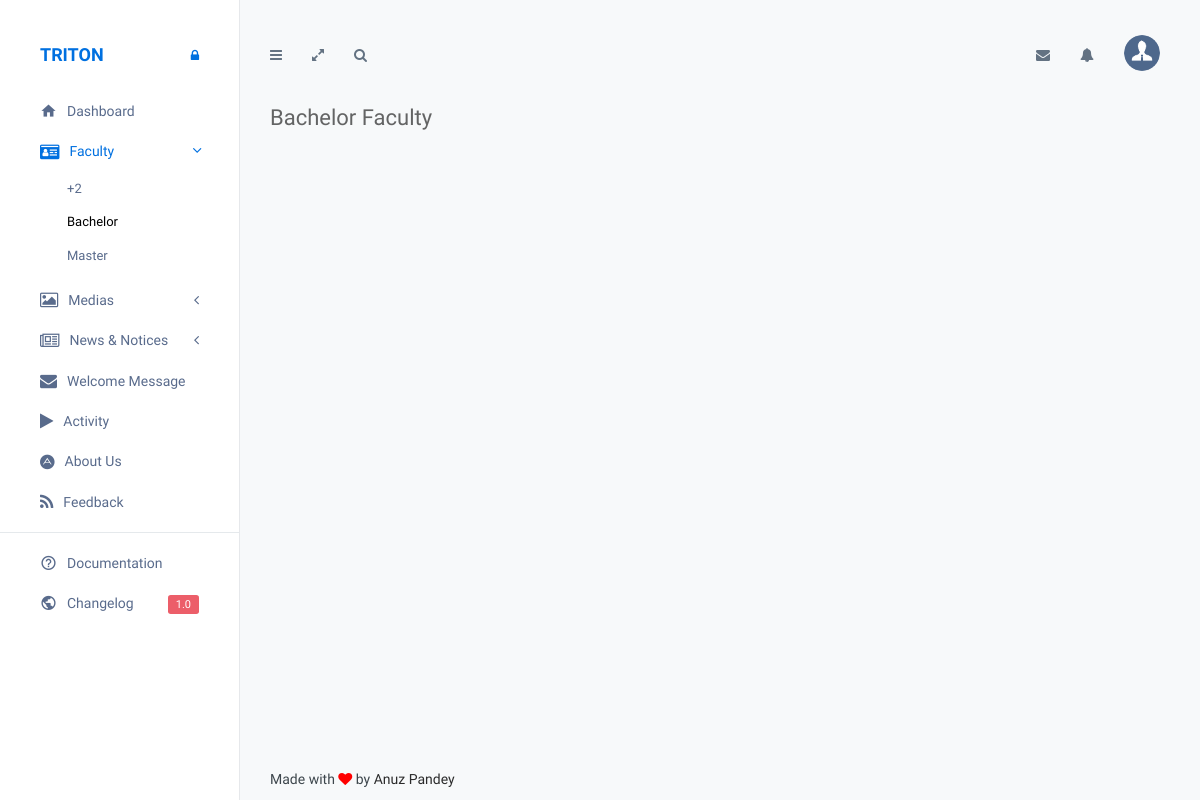
Before: /cpanel/bachelorFaculty.php (signed in) with the older database file.
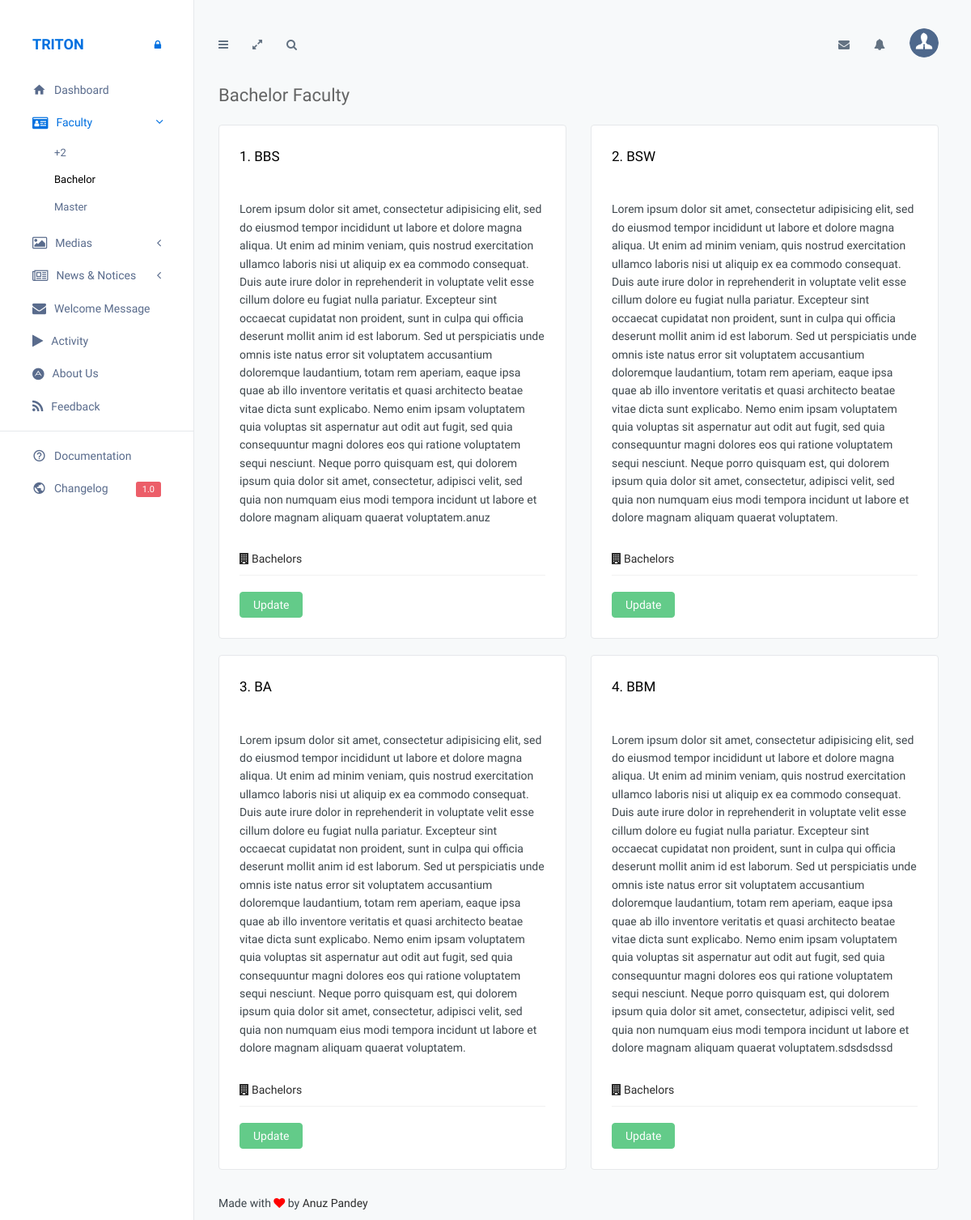
After: the same page with the newer database file.
### tables this page shows
CREATE TABLE `tbl_bachelorfaculty` (
  `faculty_id` int(11) NOT NULL,
  `faculty` varchar(50) NOT NULL,
  `description` text NOT NULL,
  `featured_image` varchar(100) NOT NULL
);

### cpanel/bachelorFaculty.php (the view, shortened to what the changed rows need)
<?php
require_once('../connection.php');
	?>
<!DOCTYPE html>
<html lang="en">
<head>
    <link href="../assets/plugins/bootstrap/css/bootstrap.min.css" rel="stylesheet">
    <link href="../assets/plugins/font-awesome/css/font-awesome.min.css" rel="stylesheet">
    <link href="../assets/plugins/icomoon/style.css" rel="stylesheet">
    <link href="../assets/plugins/uniform/css/default.css" rel="stylesheet" />
    <link href="../assets/plugins/switchery/switchery.min.css" rel="stylesheet" />
    <link href="../assets/plugins/nvd3/nv.d3.min.css" rel="stylesheet">
    <link href="../assets/plugins/switchery/switchery.min.css" rel="stylesheet" />
    <link href="../assets/plugins/dropzone/dropzone.min.css" rel="stylesheet">
    <link href="../assets/plugins/plupload/js/jquery.plupload.queue/css/jquery.plupload.queue.css" rel="stylesheet" type="text/css" />
    <link href="../assets/css/triton.css" rel="stylesheet">
    <link href="../assets/css/themes/admin.css" rel="stylesheet">
    <link href="../assets/css/custom.css" rel="stylesheet">
</head>
<body>
    <div class="page-container">
        <div class="page-content">
            <div class="page-inner">
                <div id="main-wrapper">
                    <div class="row">
	<?php
	$query_check = "SELECT * FROM tbl_bachelorFaculty";
	$result = $conn->query( $query_check );
	?>
		<?php
		while($data = $result->fetch_array())
		{
			?>
                        <div class="col-md-6">
                            <div class="profile-timeline">
                                <ul class="list-unstyled">
                                    <li class="timeline-item">
                                        <div class="panel panel-white">
                                            <div class="panel-body">
                                                <div class="timeline-item-header">
                                                    <p><?php echo  $data['faculty_id']; ?>. <?php echo $data['faculty']; ?></p><br>
                                                </div>
                                                <div class="timeline-item-post">
                                                    <p>
                                                     <?php echo $data['description']; ?>
                                                    </p>
                                                    <div class="timeline-options">
                                                        <a><i class="fa fa-building"></i>Bachelors</a>
                                                    </div>
                                                </div>
                                            </div>
                                            <a class="btn btn-success" href="updateBachelorFaculty.php?id=<?php echo $data['faculty_id']; ?>">Update</a>
                                        </div>
                                    </li>
                                </ul>
                            </div>
                        </div>
			<?php
		}
		?>
                    </div>
                </div>
            </div>
        </div>
    </div>
</body>
</html>

Changed rows visible on the page:
added tbl_bachelorfaculty: faculty_id "1", faculty "BBS", description "Lorem ipsum dolor sit amet, consectetur adipisicing elit, sed do eiusmod tempor incididunt ut labore et dolore magna aliqua. Ut enim ad minim veniam, quis nostrud exercitation ullamco laboris nisi ut aliquip ex ea commodo consequat. Duis aute irure dolor in reprehenderit in voluptate velit esse cillum dolore eu fugiat nulla pariatur. Excepteur sint occaecat cupidatat non proident, sunt in culpa qui officia deserunt mollit anim id est laborum. Sed ut perspiciatis unde omnis iste natus error sit voluptatem accusantium doloremque laudantium, totam rem aperiam, eaque ipsa quae ab illo inventore veritatis et quasi architecto beatae vitae dicta sunt explicabo. Nemo enim ipsam voluptatem quia…"
added tbl_bachelorfaculty: faculty_id "2", faculty "BSW", description "Lorem ipsum dolor sit amet, consectetur adipisicing elit, sed do eiusmod tempor incididunt ut labore et dolore magna aliqua. Ut enim ad minim veniam, quis nostrud exercitation ullamco laboris nisi ut aliquip ex ea commodo consequat. Duis aute irure dolor in reprehenderit in voluptate velit esse cillum dolore eu fugiat nulla pariatur. Excepteur sint occaecat cupidatat non proident, sunt in culpa qui officia deserunt mollit anim id est laborum. Sed ut perspiciatis unde omnis iste natus error sit voluptatem accusantium doloremque laudantium, totam rem aperiam, eaque ipsa quae ab illo inventore veritatis et quasi architecto beatae vitae dicta sunt explicabo. Nemo enim ipsam voluptatem quia…"
added tbl_bachelorfaculty: faculty_id "3", faculty "BA", description "Lorem ipsum dolor sit amet, consectetur adipisicing elit, sed do eiusmod tempor incididunt ut labore et dolore magna aliqua. Ut enim ad minim veniam, quis nostrud exercitation ullamco laboris nisi ut aliquip ex ea commodo consequat. Duis aute irure dolor in reprehenderit in voluptate velit esse cillum dolore eu fugiat nulla pariatur. Excepteur sint occaecat cupidatat non proident, sunt in culpa qui officia deserunt mollit anim id est laborum. Sed ut perspiciatis unde omnis iste natus error sit voluptatem accusantium doloremque laudantium, totam rem aperiam, eaque ipsa quae ab illo inventore veritatis et quasi architecto beatae vitae dicta sunt explicabo. Nemo enim ipsam voluptatem quia…"
added tbl_bachelorfaculty: faculty_id "4", faculty "BBM", description "Lorem ipsum dolor sit amet, consectetur adipisicing elit, sed do eiusmod tempor incididunt ut labore et dolore magna aliqua. Ut enim ad minim veniam, quis nostrud exercitation ullamco laboris nisi ut aliquip ex ea commodo consequat. Duis aute irure dolor in reprehenderit in voluptate velit esse cillum dolore eu fugiat nulla pariatur. Excepteur sint occaecat cupidatat non proident, sunt in culpa qui officia deserunt mollit anim id est laborum. Sed ut perspiciatis unde omnis iste natus error sit voluptatem accusantium doloremque laudantium, totam rem aperiam, eaque ipsa quae ab illo inventore veritatis et quasi architecto beatae vitae dicta sunt explicabo. Nemo enim ipsam voluptatem quia…"
